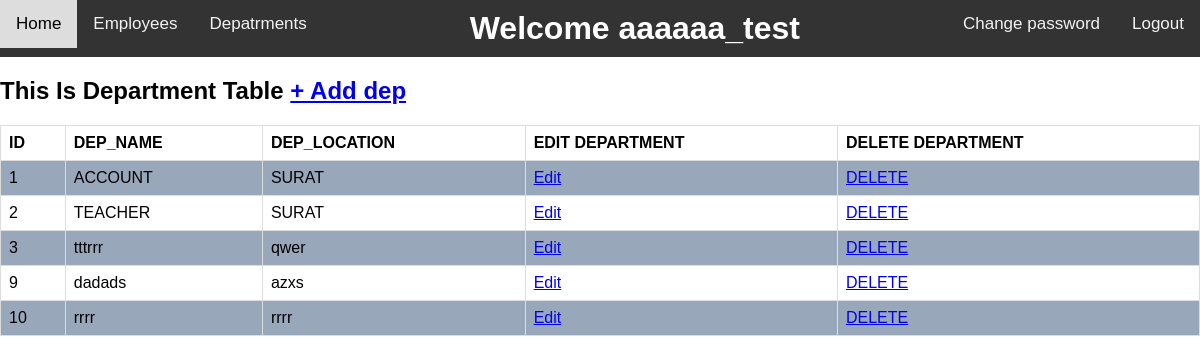
Screenshot of /dep_list/ (signed in) with the database file from the repository.
### members/models.py (models this page shows, shortened)
class Dep(models.Model):
    dep_name = models.CharField(max_length=255)
    dep_location = models.CharField(max_length=255)

### members/views.py (the view)
# urls.py: path('dep_list/', views.dep_list, name='dep_list'),
@login_required(login_url="/login/")
def dep_list(request):
    name = request.user.first_name
    dep_list = Dep.objects.all().values()
    print(dep_list)
    template = loader.get_template('dep_list.html')
    context = {
        'dep_list': dep_list,
        'f_name': name
    }
    return HttpResponse(template.render(context, request))

### members/templates/dep_list.html (shortened to what this page needs)
{% extends "master.html" %}
{% block content %}
<h2>This Is Department Table <a href="{% url 'add_dep' %}"> + Add dep</a></h2>
<table>
    <tr>
        <th>ID</th>
        <th>DEP_NAME</th>
        <th>DEP_LOCATION</th>
        <th>EDIT DEPARTMENT</th>
        <th>DELETE DEPARTMENT</th>
    </tr>
    {% for y in dep_list %}
    <tr>
        <td>{{y.id}}</td>
        <td>{{y.dep_name}}</td>
        <td>{{y.dep_location}}</td>
        <td> <a href="{% url 'edit_dep' y.id %}"> Edit </a></td>
        <td> <a href="{% url 'delete_dep' y.id %}"> DELETE </a></td>
    </tr>
    {% endfor %}
</table>
{% endblock %}

### members/templates/master.html (shortened to what this page needs)
<!DOCTYPE html>
<html>
<head>
</head>
<body>
<div class="topnav">
  <a href="{% url 'home' %}">Home</a>
  <a href="{% url 'emp_list' %}">Employees</a>
  <a href="{% url 'dep_list' %}">Depatrments</a>
    <div style="float: right">
  <a href="{% url 'change_password' %}" >Change password</a>
  <a href="{% url 'logout' %}">Logout</a>
    </div>
<h1 style="text-align:center;color:white;margin:10px">Welcome {{ f_name }}</h1>
</div>
{% block content %}
{% endblock %}
</body>
</html>

### rows the page displays
Dep: id "1", dep_name "ACCOUNT", dep_location "SURAT"
Dep: id "2", dep_name "TEACHER", dep_location "SURAT"
Dep: id "3", dep_name "tttrrr", dep_location "qwer"
Dep: id "9", dep_name "dadads", dep_location "azxs"
Dep: id "10", dep_name "rrrr", dep_location "rrrr"

### other values shown
{{ f_name }} "aaaaaa_test"
